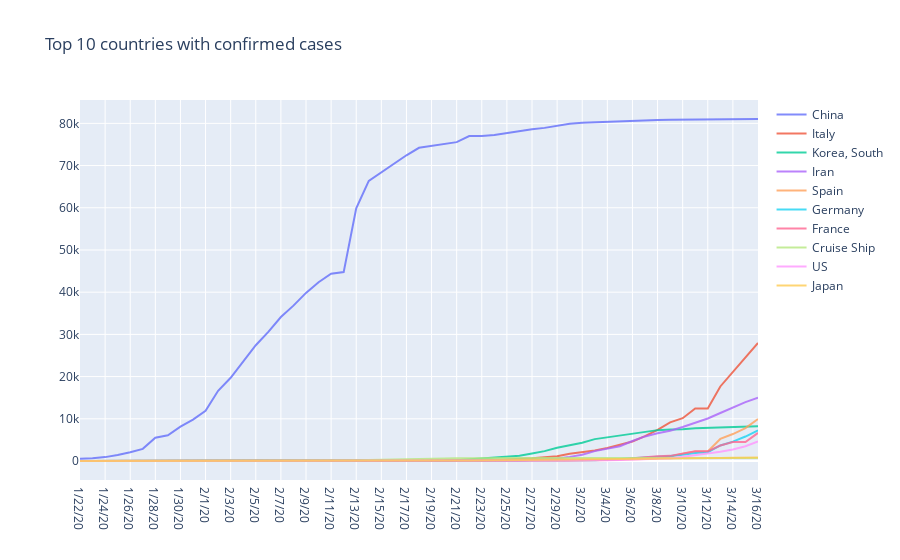

The cell this chart's notebook holds for it:
### Markdown cell above
## Confirmed

### Code cell
fig = go.Figure()

for country in countries:
    conf_country = transformed_covid_conf[transformed_covid_conf['Country/Region'] == country].sort_index()
    
    fig.add_trace(go.Scatter(
        x=conf_country.Date,
        y=conf_country.Value,
        name=country,
        opacity=0.8,))

# Layout update 
fig.update_layout(title_text="Top 10 countries with confirmed cases")

# Reversed xaxis
#fig['layout']['xaxis']['autorange'] = "reversed"

fig.show()
plot(fig, filename=PLOT_PATH + 'Top 10 countries with confirmed cases.html', auto_open=False)
